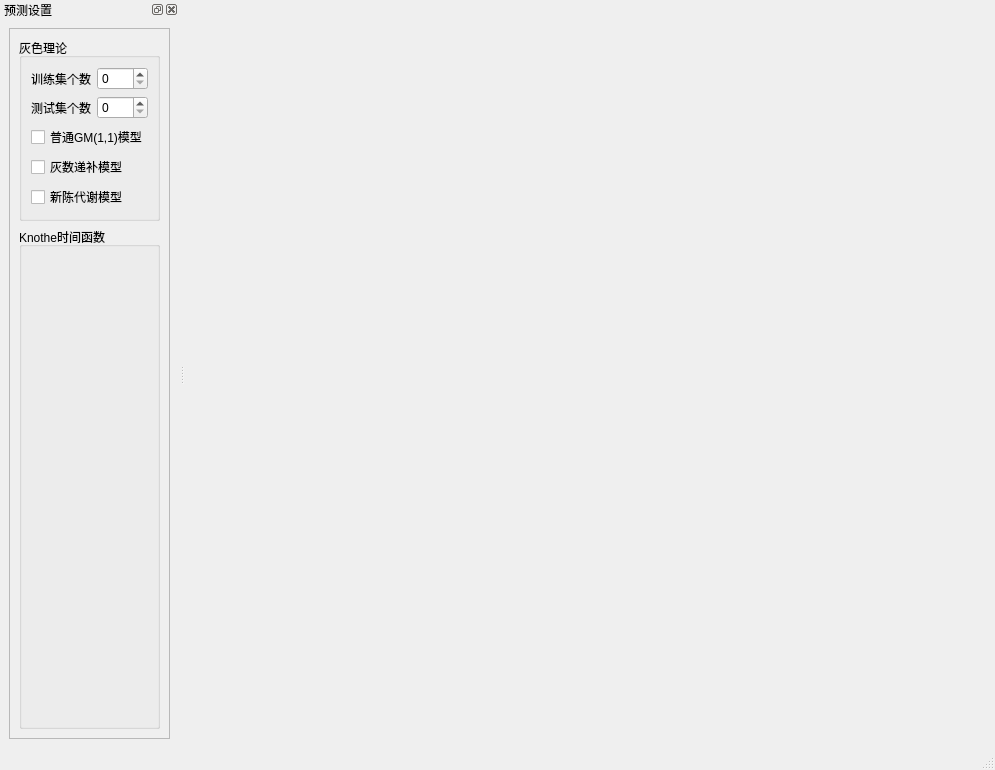
<?xml version="1.0" encoding="UTF-8"?>
<ui version="4.0">
 <class>MainWindow</class>
 <widget class="QMainWindow" name="MainWindow">
  <property name="geometry">
   <rect>
    <x>0</x>
    <y>0</y>
    <width>995</width>
    <height>770</height>
   </rect>
  </property>
  <property name="windowTitle">
   <string>MainWindow</string>
  </property>
  <widget class="QWidget" name="centralwidget"/>
  <widget class="QMenuBar" name="menubar">
   <property name="geometry">
    <rect>
     <x>0</x>
     <y>0</y>
     <width>995</width>
     <height>26</height>
    </rect>
   </property>
  </widget>
  <widget class="QStatusBar" name="statusbar"/>
  <widget class="QDockWidget" name="dockWidget_4">
   <property name="windowTitle">
    <string>预测设置</string>
   </property>
   <attribute name="dockWidgetArea">
    <number>1</number>
   </attribute>
   <widget class="QWidget" name="dockWidgetContents_4">
    <layout class="QGridLayout" name="gridLayout_11">
     <item row="0" column="0">
      <widget class="QScrollArea" name="scrollArea">
       <property name="widgetResizable">
        <bool>true</bool>
       </property>
       <widget class="QWidget" name="scrollAreaWidgetContents">
        <property name="geometry">
         <rect>
          <x>0</x>
          <y>0</y>
          <width>548</width>
          <height>669</height>
         </rect>
        </property>
        <layout class="QGridLayout" name="gridLayout_14">
         <item row="0" column="0">
          <widget class="QGroupBox" name="groupBox_5">
           <property name="sizePolicy">
            <sizepolicy hsizetype="Preferred" vsizetype="Fixed">
             <horstretch>0</horstretch>
             <verstretch>0</verstretch>
            </sizepolicy>
           </property>
           <property name="title">
            <string>灰色理论</string>
           </property>
           <layout class="QGridLayout" name="gridLayout_12">
            <item row="0" column="0">
             <layout class="QGridLayout" name="gridLayout_13">
              <item row="3" column="0">
               <widget class="QCheckBox" name="checkBox_MetabolismModel">
                <property name="text">
                 <string>新陈代谢模型</string>
                </property>
               </widget>
              </item>
              <item row="0" column="0">
               <layout class="QFormLayout" name="formLayout">
                <property name="sizeConstraint">
                 <enum>QLayout::SetFixedSize</enum>
                </property>
                <item row="0" column="0">
                 <widget class="QLabel" name="labelTrainCount">
                  <property name="text">
                   <string>训练集个数</string>
                  </property>
                 </widget>
                </item>
                <item row="0" column="1">
                 <widget class="QSpinBox" name="SpinBoxTrainCount"/>
                </item>
                <item row="1" column="0">
                 <widget class="QLabel" name="LabelTestCount">
                  <property name="text">
                   <string>测试集个数</string>
                  </property>
                 </widget>
                </item>
                <item row="1" column="1">
                 <widget class="QSpinBox" name="LineEditTestCount"/>
                </item>
               </layout>
              </item>
              <item row="2" column="0">
               <widget class="QCheckBox" name="checkBox_SupplementModel">
                <property name="text">
                 <string>灰数递补模型</string>
                </property>
               </widget>
              </item>
              <item row="1" column="0">
               <widget class="QCheckBox" name="checkBox_CommonGrayModel">
                <property name="text">
                 <string>普通GM(1,1)模型</string>
                </property>
               </widget>
              </item>
             </layout>
            </item>
           </layout>
          </widget>
         </item>
         <item row="1" column="0">
          <widget class="QGroupBox" name="groupBox_6">
           <property name="title">
            <string>Knothe时间函数</string>
           </property>
          </widget>
         </item>
        </layout>
       </widget>
      </widget>
     </item>
    </layout>
   </widget>
  </widget>
 </widget>
 <resources/>
 <connections/>
</ui>
